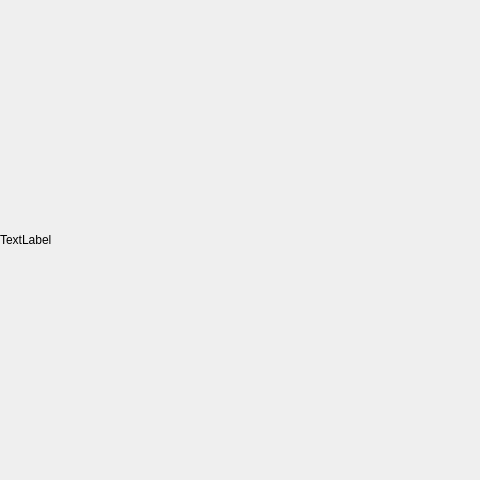
<?xml version="1.0" encoding="UTF-8"?>
<ui version="4.0">
 <class>compass</class>
 <widget class="QWidget" name="compass">
  <property name="geometry">
   <rect>
    <x>0</x>
    <y>0</y>
    <width>480</width>
    <height>480</height>
   </rect>
  </property>
  <property name="windowTitle">
   <string>Form</string>
  </property>
  <widget class="QLabel" name="label">
   <property name="geometry">
    <rect>
     <x>0</x>
     <y>0</y>
     <width>480</width>
     <height>480</height>
    </rect>
   </property>
   <property name="text">
    <string>TextLabel</string>
   </property>
  </widget>
 </widget>
 <resources/>
 <connections/>
</ui>
